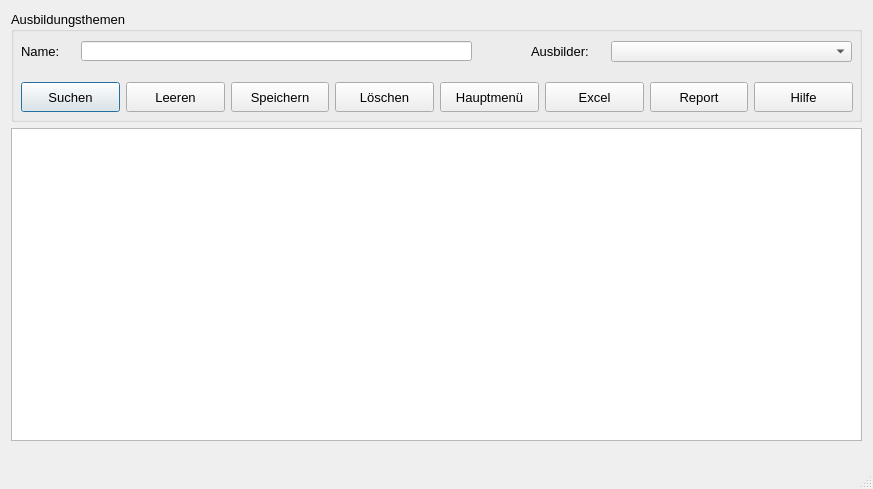
<?xml version="1.0" encoding="UTF-8"?>
<ui version="4.0">
 <class>Unterrichtsthemen</class>
 <widget class="QDialog" name="Unterrichtsthemen">
  <property name="geometry">
   <rect>
    <x>0</x>
    <y>0</y>
    <width>873</width>
    <height>489</height>
   </rect>
  </property>
  <property name="font">
   <font>
    <pointsize>10</pointsize>
   </font>
  </property>
  <property name="windowTitle">
   <string>Ausbildungsthemen</string>
  </property>
  <property name="sizeGripEnabled">
   <bool>true</bool>
  </property>
  <layout class="QGridLayout" name="gridLayout">
   <item row="0" column="0">
    <widget class="QGroupBox" name="groupBox">
     <property name="sizePolicy">
      <sizepolicy hsizetype="Fixed" vsizetype="Fixed">
       <horstretch>0</horstretch>
       <verstretch>0</verstretch>
      </sizepolicy>
     </property>
     <property name="minimumSize">
      <size>
       <width>851</width>
       <height>111</height>
      </size>
     </property>
     <property name="font">
      <font>
       <pointsize>10</pointsize>
      </font>
     </property>
     <property name="title">
      <string>Ausbildungsthemen</string>
     </property>
     <widget class="QLineEdit" name="le_name">
      <property name="geometry">
       <rect>
        <x>70</x>
        <y>30</y>
        <width>391</width>
        <height>20</height>
       </rect>
      </property>
      <property name="font">
       <font>
        <pointsize>10</pointsize>
       </font>
      </property>
     </widget>
     <widget class="QLabel" name="label">
      <property name="geometry">
       <rect>
        <x>10</x>
        <y>30</y>
        <width>61</width>
        <height>21</height>
       </rect>
      </property>
      <property name="font">
       <font>
        <pointsize>10</pointsize>
       </font>
      </property>
      <property name="text">
       <string>Name:</string>
      </property>
     </widget>
     <widget class="QLabel" name="label_2">
      <property name="geometry">
       <rect>
        <x>520</x>
        <y>30</y>
        <width>81</width>
        <height>21</height>
       </rect>
      </property>
      <property name="font">
       <font>
        <pointsize>10</pointsize>
       </font>
      </property>
      <property name="text">
       <string>Ausbilder:</string>
      </property>
     </widget>
     <widget class="QComboBox" name="cb_ausbilder">
      <property name="geometry">
       <rect>
        <x>600</x>
        <y>30</y>
        <width>241</width>
        <height>21</height>
       </rect>
      </property>
      <property name="font">
       <font>
        <pointsize>10</pointsize>
       </font>
      </property>
     </widget>
     <widget class="QWidget" name="layoutWidget">
      <property name="geometry">
       <rect>
        <x>10</x>
        <y>70</y>
        <width>832</width>
        <height>32</height>
       </rect>
      </property>
      <layout class="QHBoxLayout" name="horizontalLayout">
       <item>
        <widget class="QPushButton" name="pb_suchen">
         <property name="minimumSize">
          <size>
           <width>0</width>
           <height>30</height>
          </size>
         </property>
         <property name="font">
          <font>
           <pointsize>10</pointsize>
          </font>
         </property>
         <property name="text">
          <string>Suchen</string>
         </property>
         <property name="icon">
          <iconset>
           <normaloff>../../_Symbole/UsedSymbols/searchmagnifierinterfacesymbol1_79893.ico</normaloff>../../_Symbole/UsedSymbols/searchmagnifierinterfacesymbol1_79893.ico</iconset>
         </property>
        </widget>
       </item>
       <item>
        <widget class="QPushButton" name="pb_leeren">
         <property name="minimumSize">
          <size>
           <width>0</width>
           <height>30</height>
          </size>
         </property>
         <property name="font">
          <font>
           <pointsize>10</pointsize>
          </font>
         </property>
         <property name="text">
          <string>Leeren</string>
         </property>
         <property name="icon">
          <iconset>
           <normaloff>../../_Symbole/UsedSymbols/-clear_90704.ico</normaloff>../../_Symbole/UsedSymbols/-clear_90704.ico</iconset>
         </property>
        </widget>
       </item>
       <item>
        <widget class="QPushButton" name="pb_speichern">
         <property name="minimumSize">
          <size>
           <width>0</width>
           <height>30</height>
          </size>
         </property>
         <property name="font">
          <font>
           <pointsize>10</pointsize>
          </font>
         </property>
         <property name="text">
          <string>Speichern</string>
         </property>
         <property name="icon">
          <iconset>
           <normaloff>../../_Symbole/UsedSymbols/save_3621.ico</normaloff>../../_Symbole/UsedSymbols/save_3621.ico</iconset>
         </property>
        </widget>
       </item>
       <item>
        <widget class="QPushButton" name="pb_delete">
         <property name="minimumSize">
          <size>
           <width>0</width>
           <height>30</height>
          </size>
         </property>
         <property name="font">
          <font>
           <pointsize>10</pointsize>
          </font>
         </property>
         <property name="text">
          <string>Löschen</string>
         </property>
         <property name="icon">
          <iconset>
           <normaloff>../../_Symbole/UsedSymbols/seo-social-web-network-internet_262_icon-icons.com_61518.ico</normaloff>../../_Symbole/UsedSymbols/seo-social-web-network-internet_262_icon-icons.com_61518.ico</iconset>
         </property>
        </widget>
       </item>
       <item>
        <widget class="QPushButton" name="pb_back">
         <property name="minimumSize">
          <size>
           <width>0</width>
           <height>30</height>
          </size>
         </property>
         <property name="font">
          <font>
           <pointsize>10</pointsize>
          </font>
         </property>
         <property name="text">
          <string>Hauptmenü</string>
         </property>
         <property name="icon">
          <iconset>
           <normaloff>../../_Symbole/UsedSymbols/log-out_icon-icons.com_50106.ico</normaloff>../../_Symbole/UsedSymbols/log-out_icon-icons.com_50106.ico</iconset>
         </property>
        </widget>
       </item>
       <item>
        <widget class="QPushButton" name="pb_excel">
         <property name="minimumSize">
          <size>
           <width>0</width>
           <height>30</height>
          </size>
         </property>
         <property name="font">
          <font>
           <pointsize>10</pointsize>
          </font>
         </property>
         <property name="text">
          <string>Excel</string>
         </property>
         <property name="icon">
          <iconset>
           <normaloff>../../_Symbole/UsedSymbols/microsoft_excel_icon_132212.ico</normaloff>../../_Symbole/UsedSymbols/microsoft_excel_icon_132212.ico</iconset>
         </property>
        </widget>
       </item>
       <item>
        <widget class="QPushButton" name="pb_report">
         <property name="minimumSize">
          <size>
           <width>0</width>
           <height>30</height>
          </size>
         </property>
         <property name="font">
          <font>
           <pointsize>10</pointsize>
          </font>
         </property>
         <property name="text">
          <string>Report</string>
         </property>
         <property name="icon">
          <iconset>
           <normaloff>../../_Symbole/UsedSymbols/reporting_noun_report_document_file_icon_148360.ico</normaloff>../../_Symbole/UsedSymbols/reporting_noun_report_document_file_icon_148360.ico</iconset>
         </property>
        </widget>
       </item>
       <item>
        <widget class="QPushButton" name="pb_hilfe">
         <property name="minimumSize">
          <size>
           <width>0</width>
           <height>30</height>
          </size>
         </property>
         <property name="font">
          <font>
           <pointsize>10</pointsize>
          </font>
         </property>
         <property name="text">
          <string>Hilfe</string>
         </property>
         <property name="icon">
          <iconset>
           <normaloff>../../_Symbole/UsedSymbols/info_13213.ico</normaloff>../../_Symbole/UsedSymbols/info_13213.ico</iconset>
         </property>
        </widget>
       </item>
      </layout>
     </widget>
    </widget>
   </item>
   <item row="1" column="0">
    <widget class="QTableWidget" name="tw_anzeige">
     <property name="sizePolicy">
      <sizepolicy hsizetype="Expanding" vsizetype="Expanding">
       <horstretch>0</horstretch>
       <verstretch>0</verstretch>
      </sizepolicy>
     </property>
     <property name="minimumSize">
      <size>
       <width>851</width>
       <height>311</height>
      </size>
     </property>
     <property name="font">
      <font>
       <family>MS Shell Dlg 2</family>
       <pointsize>10</pointsize>
      </font>
     </property>
     <property name="styleSheet">
      <string notr="true"/>
     </property>
     <property name="editTriggers">
      <set>QAbstractItemView::NoEditTriggers</set>
     </property>
     <property name="alternatingRowColors">
      <bool>true</bool>
     </property>
     <attribute name="verticalHeaderVisible">
      <bool>true</bool>
     </attribute>
    </widget>
   </item>
   <item row="3" column="0">
    <widget class="QLabel" name="lab_INFO">
     <property name="sizePolicy">
      <sizepolicy hsizetype="Expanding" vsizetype="Fixed">
       <horstretch>0</horstretch>
       <verstretch>0</verstretch>
      </sizepolicy>
     </property>
     <property name="minimumSize">
      <size>
       <width>851</width>
       <height>31</height>
      </size>
     </property>
     <property name="text">
      <string/>
     </property>
    </widget>
   </item>
  </layout>
 </widget>
 <resources/>
 <connections/>
</ui>
